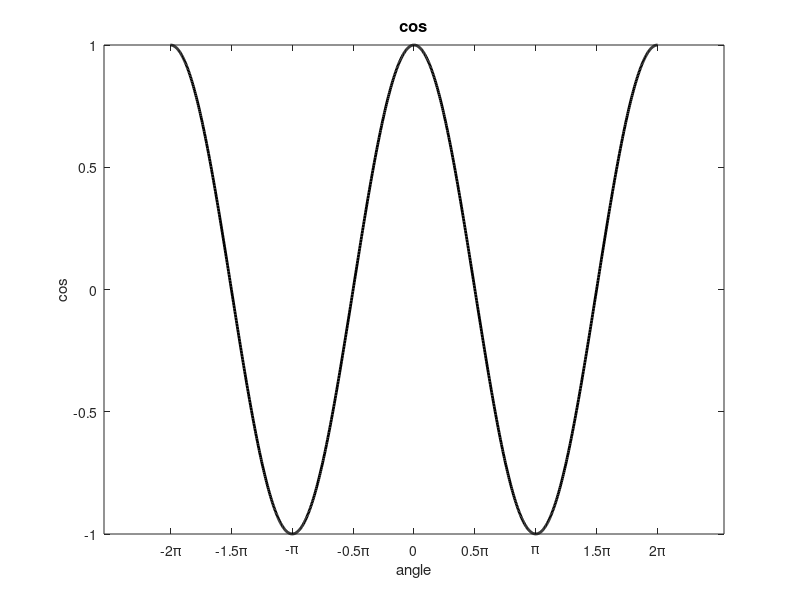

MATLAB code for this plot:
clear all
x=linspace(-2*pi,2*pi,1000);
y=cos(x);

plot(x,y,'black','LineWidth',2)
xlabel('angle')
ylabel('cos')
title('cos','FontSize',12)
xticks(-2*pi:pi/2:2*pi)
xticklabels({'-2\pi','-1.5\pi','-\pi','-0.5\pi','0','0.5\pi','\pi','1.5\pi','2\pi'})

